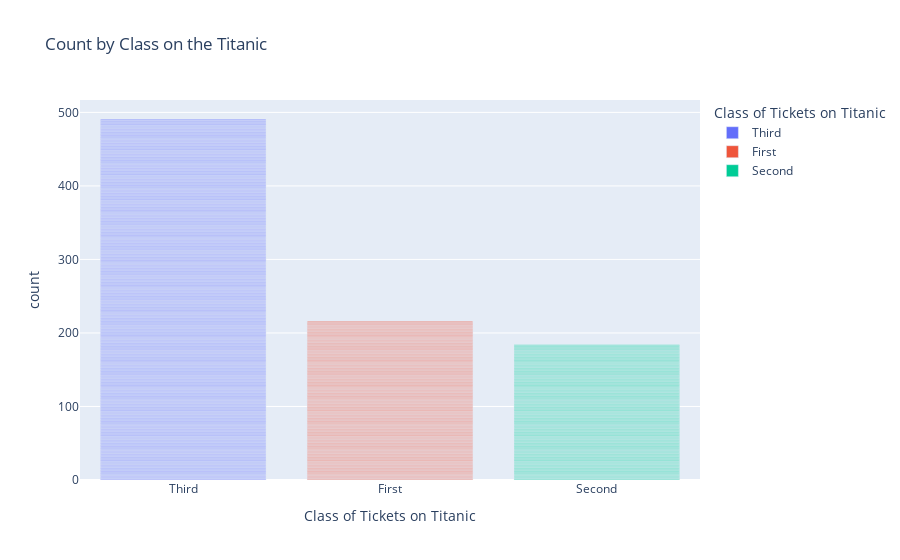

Notebook source saved alongside this figure:
### Markdown cell above
[Back to top](#Index:) 

### Problem 3

#### Bar Plot with `plotly`



Create a barplot of the `class` column in the titanic data using .  Use the following labels and title:

- `x axis`: Class of Tickets on Titanic
- `y axis`: Count 
- `title`: Count by Class on the Titanic

Save the image as `img3` in the `results` folder.

### Code cell
### GRADED

# YOUR CODE HERE
img3 = './results/img3.png'

fig3 = px.bar(titanic,
              x="class",
              title="Count by Class on the Titanic",
              color ="class", 
              labels={"class": "Class of Tickets on Titanic"})

plt.savefig(img3)
fig3.show()

### Figure 1 — Plotly figure (JSON) as saved in the notebook; plotly's stock layout.template omitted (floating-point values rounded to 4 significant figures; data arrays with more than 128 entries replaced by an {"elided": "..."} marker saying what was removed)
{"data": [{"alignmentgroup": "True", "hovertemplate": "Class of Tickets on Titanic=%{x}<br>count=%{y}<extra></extra>", "legendgroup": "Third", "marker": {"color": "#636efa", "pattern": {"shape": ""}}, "name": "Third", "offsetgroup": "Third", "orientation": "v", "showlegend": true, "textposition": "auto", "type": "bar", "x": {"elided": "491 str values"}, "xaxis": "x", "y": {"elided": "491 int values"}, "yaxis": "y"}, {"alignmentgroup": "True", "hovertemplate": "Class of Tickets on Titanic=%{x}<br>count=%{y}<extra></extra>", "legendgroup": "First", "marker": {"color": "#EF553B", "pattern": {"shape": ""}}, "name": "First", "offsetgroup": "First", "orientation": "v", "showlegend": true, "textposition": "auto", "type": "bar", "x": {"elided": "216 str values"}, "xaxis": "x", "y": {"elided": "216 int values"}, "yaxis": "y"}, {"alignmentgroup": "True", "hovertemplate": "Class of Tickets on Titanic=%{x}<br>count=%{y}<extra></extra>", "legendgroup": "Second", "marker": {"color": "#00cc96", "pattern": {"shape": ""}}, "name": "Second", "offsetgroup": "Second", "orientation": "v", "showlegend": true, "textposition": "auto", "type": "bar", "x": {"elided": "184 str values"}, "xaxis": "x", "y": {"elided": "184 int values"}, "yaxis": "y"}], "layout": {"autosize": true, "barmode": "relative", "legend": {"title": {"text": "Class of Tickets on Titanic"}, "tracegroupgap": 0}, "title": {"text": "Count by Class on the Titanic"}, "xaxis": {"anchor": "y", "autorange": true, "categoryarray": ["Third", "First", "Second"], "categoryorder": "array", "domain": [0, 1], "range": [-0.5, 2.5], "title": {"text": "Class of Tickets on Titanic"}, "type": "category"}, "yaxis": {"anchor": "x", "autorange": true, "domain": [0, 1], "range": [0, 516.8], "title": {"text": "count"}, "type": "linear"}}}
